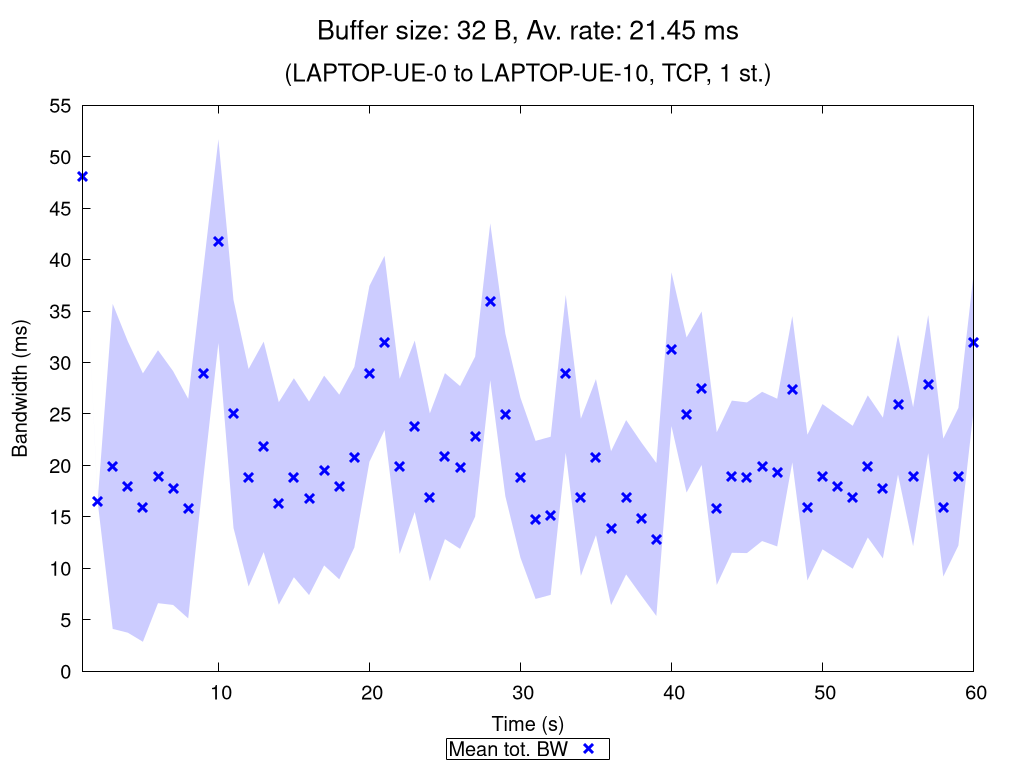

Write gnuplot code to recreate this figure.
set terminal pngcairo nocrop enhanced size 1024,768 font "Verdana,15"
set output "TCP_1_st_2020_11_05_16-36-30_one2two_00032B.png"

set title "{/=20 Buffer size: 32 B, Av. rate: 21.45 ms}\n\n{/=18 (LAPTOP-UE-0 to LAPTOP-UE-10, TCP, 1 st.)}"

set xlabel "Time (s)"
set ylabel "Bandwidth (ms)"
set ytics nomirror
set key bmargin center horizontal box samplen 1 width -1
set bmargin 4.6
set rmargin 4.5

rf = 1.0  # rate factor
set style fill transparent solid 0.2 noborder
set autoscale xfix
plot "TCP_1_st_2020_11_05_16-36-30_one2two_00032B_iperf_processed.dat" using 1:($2/rf-$3/rf):($2/rf+$3/rf) with filledcurves lc rgb "blue" notitle, \
     "" using 1:($2/rf) with points pt 2 ps 1.5 lw 3 lc rgb "blue" title "Mean tot. BW", \
